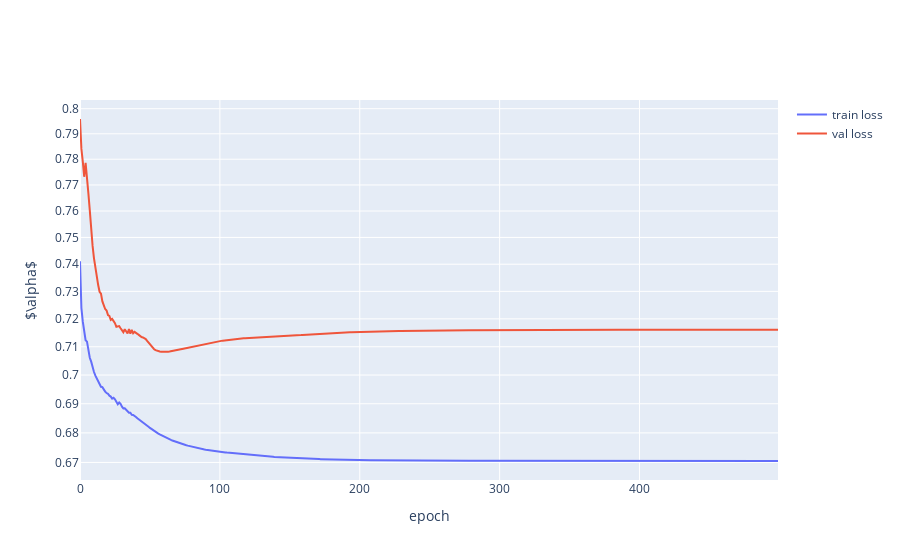

The notebook cell saved with this chart:
### Code cell
plot_history(dnn_history, label="loss")

### Figure 1 — Plotly figure (JSON) as saved in the notebook; plotly's stock layout.template omitted (floating-point values rounded to 4 significant figures; data arrays with more than 128 entries replaced by an {"elided": "..."} marker saying what was removed)
{"data": [{"name": "train loss", "type": "scatter", "x": {"elided": "500 int values"}, "y": {"elided": "500 float values"}}, {"name": "val loss", "type": "scatter", "x": {"elided": "500 int values"}, "y": {"elided": "500 float values"}}], "layout": {"autosize": true, "xaxis": {"autorange": true, "range": [0, 499], "title": {"text": "epoch"}, "type": "linear"}, "yaxis": {"autorange": true, "range": [-0.1777, -0.09501], "title": {"text": "$\\alpha$"}, "type": "log"}}}
